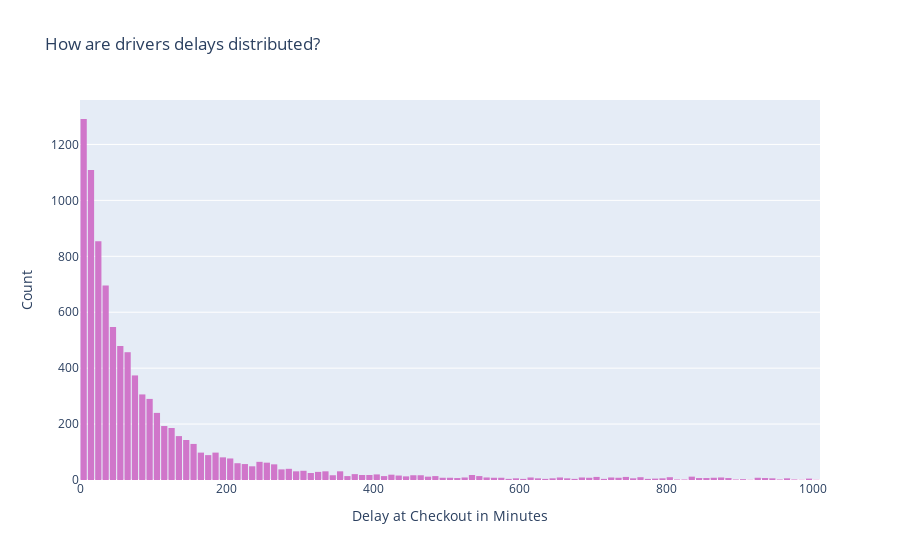

The notebook cell this image was saved under:
### Markdown cell above
Most delays were shorter than 1000 minutes. Let us have a closer look at this group:

### Code cell
less_than_1000_min_delays = delays_df[delays_df['delay_at_checkout_in_minutes']<=1000]

trace = go.Histogram(x=less_than_1000_min_delays['delay_at_checkout_in_minutes'], nbinsx=100, marker=dict(color='blue'))

layout = go.Layout(title='How are drivers delays distributed?', xaxis=dict(title='Delay at Checkout in Minutes'), yaxis=dict(title='Count'))

fig = go.Figure(data=[trace], layout=layout)
fig.update_traces(marker_color="#d076ca")
fig.update_layout(bargap=0.15)

fig.show()

### Figure 1 — Plotly figure (JSON) as saved in the notebook; plotly's stock layout.template omitted (floating-point values rounded to 4 significant figures; data arrays with more than 128 entries replaced by an {"elided": "..."} marker saying what was removed)
{"data": [{"marker": {"color": "#d076ca"}, "nbinsx": 100, "type": "histogram", "x": {"elided": "9077 int values"}}], "layout": {"bargap": 0.15, "title": {"text": "How are drivers delays distributed?"}, "xaxis": {"title": {"text": "Delay at Checkout in Minutes"}}, "yaxis": {"title": {"text": "Count"}}}}
